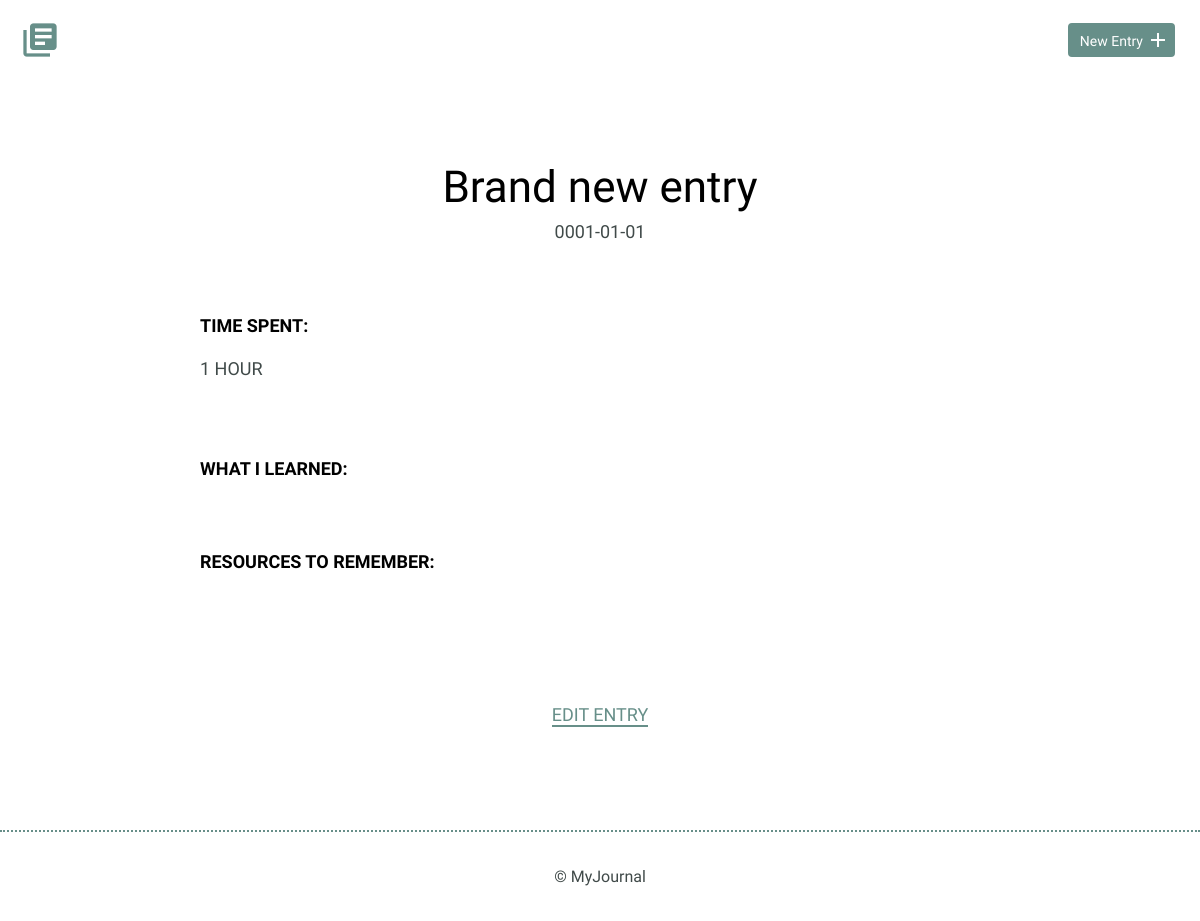
/detail.php?id=7, run on an earlier commit of the app's database.
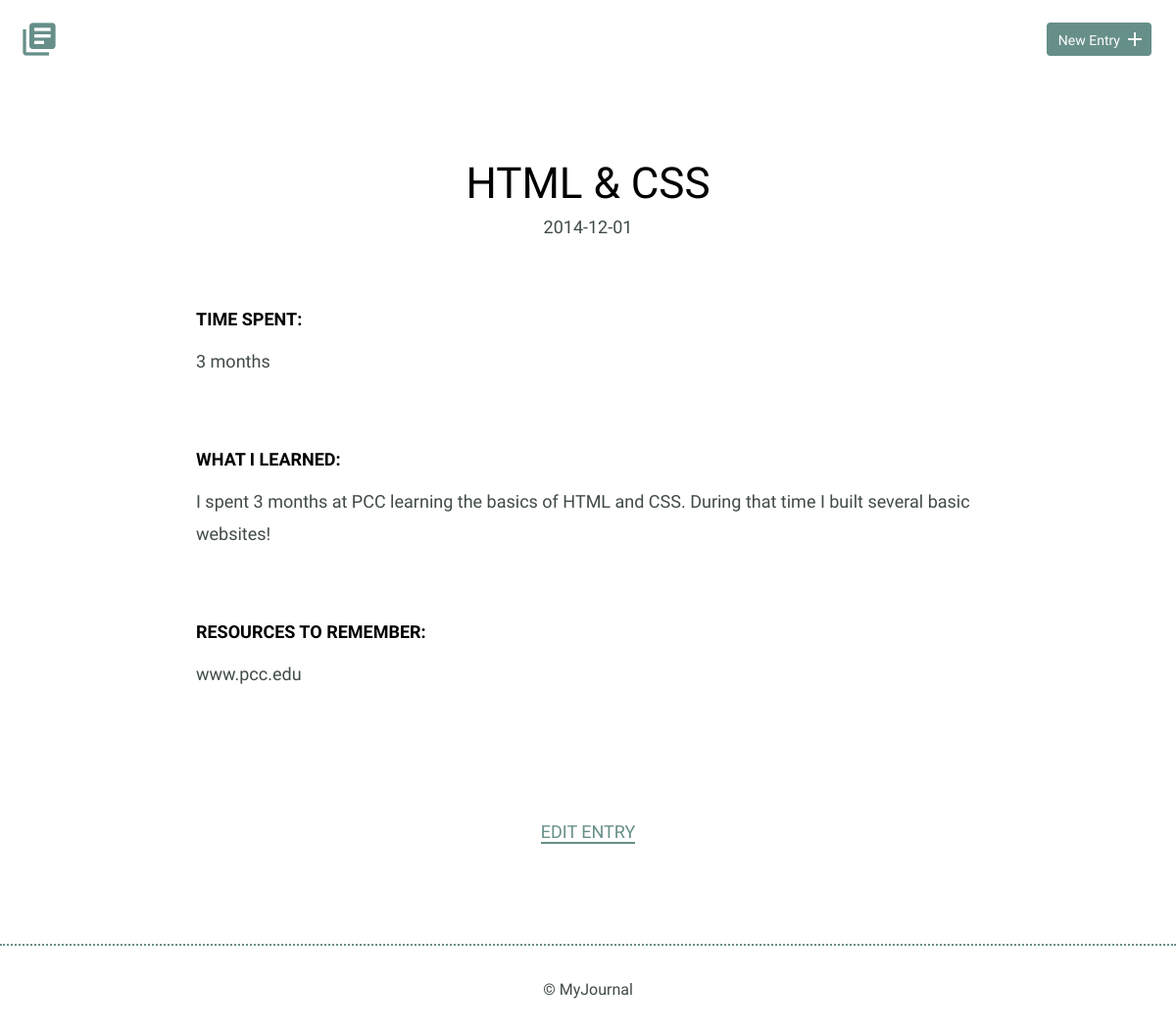
And on a later commit of the database.
### tables this page shows
CREATE TABLE "entries" (
	`id`	INTEGER,
	`title`	TEXT,
	`date`	TEXT,
	`time_spent`	INTEGER,
	`learned`	BLOB,
	`resources`	BLOB,
	PRIMARY KEY(`id`)
);

### detail.php (the view)
<?php
if(isset($_GET['id'])) {
    $id = filter_input(INPUT_GET,'id',FILTER_SANITIZE_NUMBER_INT);
}
include("inc/connection.php");
    try {
        $results = $db->prepare('SELECT * FROM entries WHERE id = ?');
        $results->bindParam(1, $id, PDO::PARAM_INT);
        $results->execute();
    } catch (Exception $e) {
        echo "Error!: " . $e->getMessage() . "</br>";
        return false;
    }
$details = $results->fetch(PDO::FETCH_ASSOC);
include("inc/header.php");
?>
<section>
    <div class="container">
        <div class="entry-list single">
            <article>
                <h1><?php echo $details['title']; ?></h1>
                <time datetime="2016-01-31"><?php echo $details['date']; ?></time>
                <div class="entry">
                    <h3>Time Spent: </h3>
                    <p><?php echo $details['time_spent']; ?></p>
                </div>
                <div class="entry">
                    <h3>What I Learned:</h3>
                    <p><?php echo $details['learned']; ?></p>
                </div>
                <div class="entry">
                    <h3>Resources to Remember:</h3>
                    <p>
                    <?php echo $details['resources']; ?>
                    </p>
                </div>
            </article>
        </div>
    </div>
    <div class="edit">
        <p><a href="edit.php?id=<?php echo $details['id']; ?>"> Edit Entry</a></p>
    </div>
</section>
<?php include("inc/footer.php"); ?>

What changed in the data, as far as the page shows it:
changed entries: title "Brand new entry" → "HTML & CSS"; date "0001-01-01" → "2014-12-01"; time_spent "1 HOUR" → "3 months"; learned (not shown) → "I spent 3 months at PCC learning the basics of HTML and CSS. During that time I built several basic websites!"; resources (not shown) → "www.pcc.edu"
